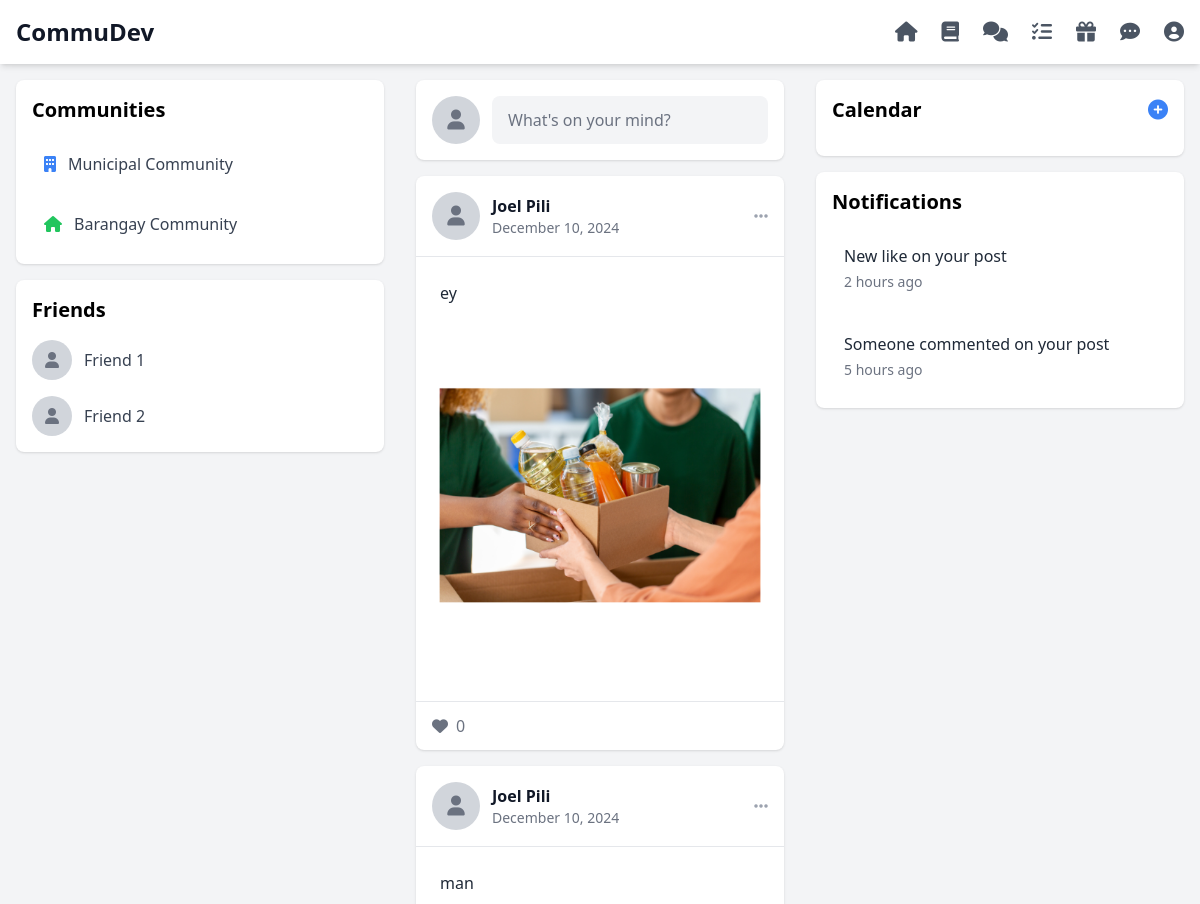
Page /news/ (signed in, upper part) on the earlier database version.
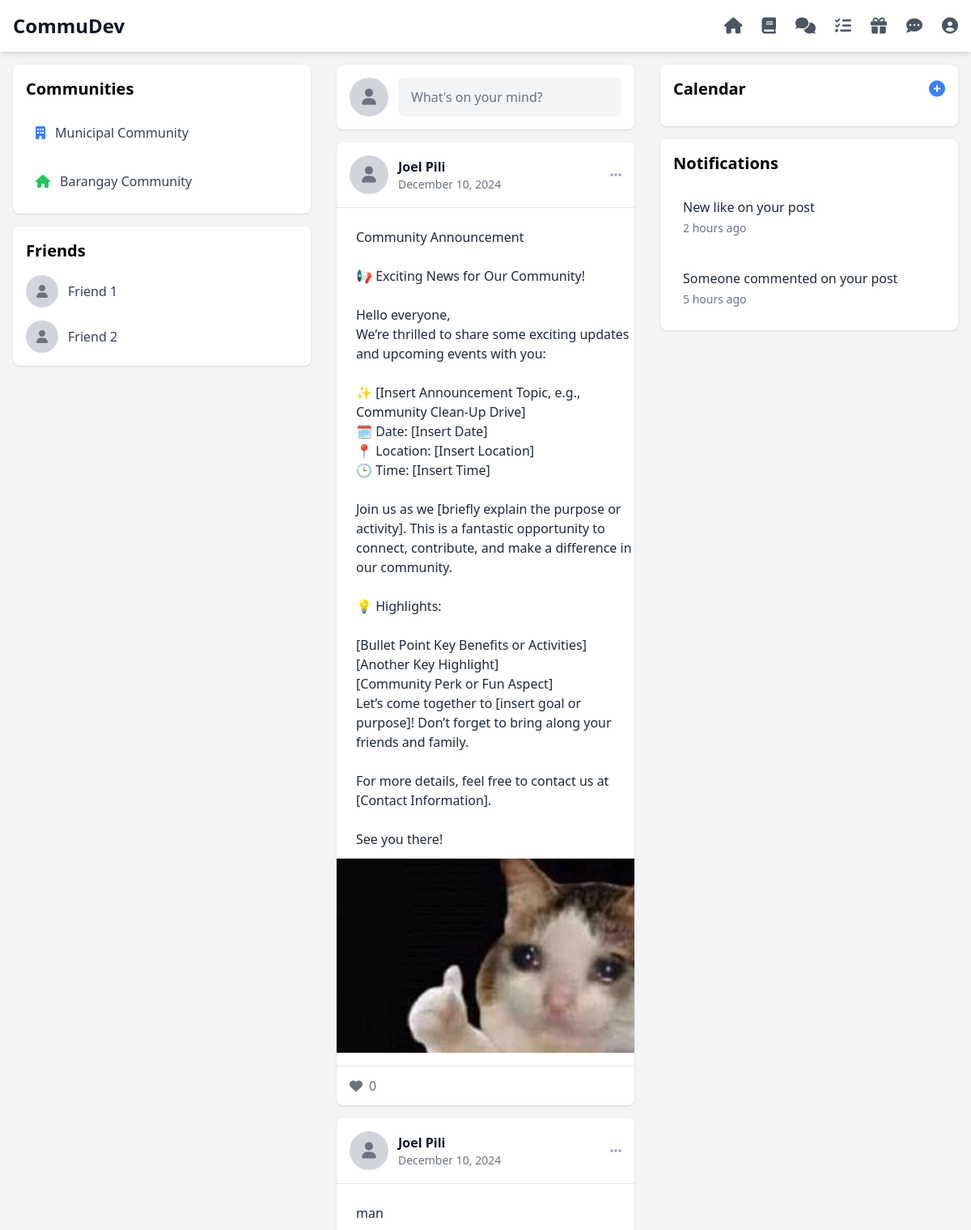
Same page on the later database version.
### newsfeed/models.py (models this page shows, shortened)
class NewsFeed(models.Model):
    feed_id = models.AutoField(primary_key=True)
    created_by = models.ForeignKey(User, on_delete=models.CASCADE, related_name='created_posts')
    post_description = models.TextField(default="")
    image = models.ImageField(upload_to='post_images/', null=True, blank=True)
    post_date = models.DateTimeField(default=timezone.now)
    post_type = models.CharField(max_length=20, default='Active')
    likes = models.ManyToManyField(User, related_name='liked_posts', blank=True)
    @property
    def like_count(self):
        return self.likes.count()

### users/models.py (models this page shows, shortened)
class User(AbstractUser):
    userId = models.UUIDField(primary_key=True, default=uuid.uuid4, editable=False)
    firstname = models.CharField(max_length=100)
    middleinit = models.CharField(max_length=1, blank=True, null=True)
    lastname = models.CharField(max_length=100)
    age = models.IntegerField(null=True)
    state = models.CharField(max_length=100)
    employmentStatus = models.CharField(max_length=100)
    points = models.IntegerField(default=0)
    profile_picture = models.ImageField(upload_to='profile_pics', default='default.jpg')
    languages = models.CharField(max_length=200, blank=True, null=True, default='')
    activity_status = models.CharField(
        max_length=100,
        default='Active',
        choices=[
            ('Active', 'Very Active'),
            ('Moderate', 'Moderately Active'),
            ('Low', 'Less Active'),
            ('Inactive', 'Inactive')
        ]
    )
    hobbies = models.CharField(max_length=200, blank=True, null=True, default='')
    goals = models.CharField(max_length=200, blank=True, null=True, default='')
    USERNAME_FIELD = 'username'  # This ensures username is used for login
    REQUIRED_FIELDS = ['firstname', 'lastname']  # Required fields for createsuperuser

### newsfeed/views.py (the view)
# urls.py: 2. Add a URL to urlpatterns:  path('', views.home, name='home')
@login_required
def home(request):
    if request.method == 'POST':
        form = NewsFeedForm(request.POST, request.FILES)
        if form.is_valid():
            new_post = form.save(commit=False)
            new_post.created_by = request.user
            new_post.save()
            return redirect('home')
    else:
        form = NewsFeedForm()
    newsfeeds = NewsFeed.objects.filter(post_type='Active').order_by('-post_date')
    return render(request, 'newsfeed/home.html', {'form': form, 'newsfeeds': newsfeeds})

### newsfeed/templates/newsfeed/home.html (shortened to what the changed rows need)
<!DOCTYPE html>
<html lang="en">
<head>
    <script src="https://cdn.tailwindcss.com"></script>
    <link rel="stylesheet" href="https://cdnjs.cloudflare.com/ajax/libs/font-awesome/6.0.0/css/all.min.css" />
    <link rel="stylesheet" href="https://cdn.jsdelivr.net/npm/flatpickr/dist/flatpickr.min.css">
    <link rel="stylesheet" href="https://cdn.jsdelivr.net/npm/flatpickr/dist/themes/material_blue.css">
</head>
<body class="bg-gray-100">
    <nav class="bg-white shadow-md fixed top-0 w-full z-50 h-16">
        <div class="w-full px-4 flex justify-between items-center h-full">
            <div class="flex-shrink-0">
                <h1 class="text-2xl font-bold text-gray-900">CommuDev</h1>
            </div>
        </div>
    </nav>
    <div class="feed-container flex">
        <div class="sidebar bg-gray-100 p-4 custom-scrollbar">
            <div class="bg-white rounded-lg shadow p-4 mb-4">
                <h2 class="font-bold text-xl mb-4">Communities</h2>
            </div>
            <div class="bg-white rounded-lg shadow p-4">
                <h2 class="font-bold text-xl mb-4">Friends</h2>
            </div>
        </div>
        <div class="main-content bg-gray-100 custom-scrollbar overflow-y-auto">
            <div class="space-y-4 p-4">
                {% for post in newsfeeds %}
                <article class="bg-white rounded-lg shadow">
                    <div class="p-4 flex items-center justify-between border-b">
                        <div class="flex items-center space-x-3">
                            <div class="w-12 h-12 bg-gray-300 rounded-full flex items-center justify-center">
                                <i class="fas fa-user text-gray-500 text-xl"></i>
                            </div>
                            <div>
                                <p class="font-semibold text-gray-900">{{ post.created_by.firstname }} {{ post.created_by.lastname }}</p>
                                <p class="text-sm text-gray-500">{{ post.post_date|date:"F j, Y" }}</p>
                            </div>
                        </div>
                        {% if post.created_by == user %}
                        <div class="relative" x-data="{ open: false }">
                            <button @click="open = !open" class="text-gray-400 hover:text-gray-600">
                                <i class="fas fa-ellipsis-h"></i>
                            </button>
                        </div>
                        {% endif %}
                    </div>
                    <div class="pb-4">
                        <p class="text-gray-800 whitespace-pre-line ml-6 mt-0" data-post-id="{{ post.feed_id }}">
                            {{ post.post_description }}
                        </p>
                        {% if post.image %}
                        <div class="mt-3 ml-0">
                            <img src="{{ post.image.url }}" alt="Post image" class="w-full h-auto">
                        </div>
                        {% endif %}
                    </div>
                    <div class="px-4 py-3 border-t">
                        <form id="like-form-{{ post.feed_id }}" class="like-form flex items-center">
                        <button type="button"
                                data-post-id="{{ post.feed_id }}"
                                class="like-button flex items-center space-x-2
                                      {% if request.user in post.likes.all %}text-red-500{% else %}text-gray-500{% endif %}
                                      hover:text-red-500">
                            <i class="fas fa-heart"></i>
                            <span class="like-count">{{ post.like_count }}</span>
                        </button>
                    </form>
                    </div>
                </article>
                {% empty %}
                <div class="text-center py-8 bg-white rounded-lg shadow">
                    <p class="text-gray-500">No posts yet. Be the first to share something!</p>
                </div>
                {% endfor %}
            </div>
        </div>
        <div class="sidebar bg-gray-100 p-4 custom-scrollbar">
          <div class="bg-white rounded-lg shadow p-4 mb-4">
              <div class="flex justify-between items-center mb-4">
                  <h2 class="font-bold text-xl">Calendar</h2>
              </div>
          </div>
            <div class="bg-white rounded-lg shadow p-4">
                <h2 class="font-bold text-xl mb-4">Notifications</h2>
            </div>
        </div>
      </div>
  </body>
</html>

Differences in the rows shown:
removed NewsFeed: created_by.firstname "Joel", created_by.lastname "Pili", post_date "December 10, 2024", post_description "ey", image (picture), like_count "0"
added NewsFeed: created_by.firstname "Joel", created_by.lastname "Pili", post_date "December 10, 2024", post_description "Community Announcement 📢 Exciting News for Our Community! Hello everyone, We’re thrilled to share some exciting updates and upcoming events with you: ✨ [Insert Announcement Topic, e.g., Community Clean-Up Drive] 🗓️ Date: [Insert Date] 📍 Location: [Insert Location] 🕒 Time: [Insert Time] Join us as we [briefly explain the purpose or activity]. This is a fantastic opportunity to connect, contribute, and make a difference in our community. 💡 Highlights: [Bullet Point Key Benefits or Activities] [Another Key Highlight] [Community Perk or Fun Aspect] Let’s come together to [insert goal or purpose]! Don’t forget to bring along your friends and family. For more details, feel free to contact us at…", image (picture), like_count "0"
